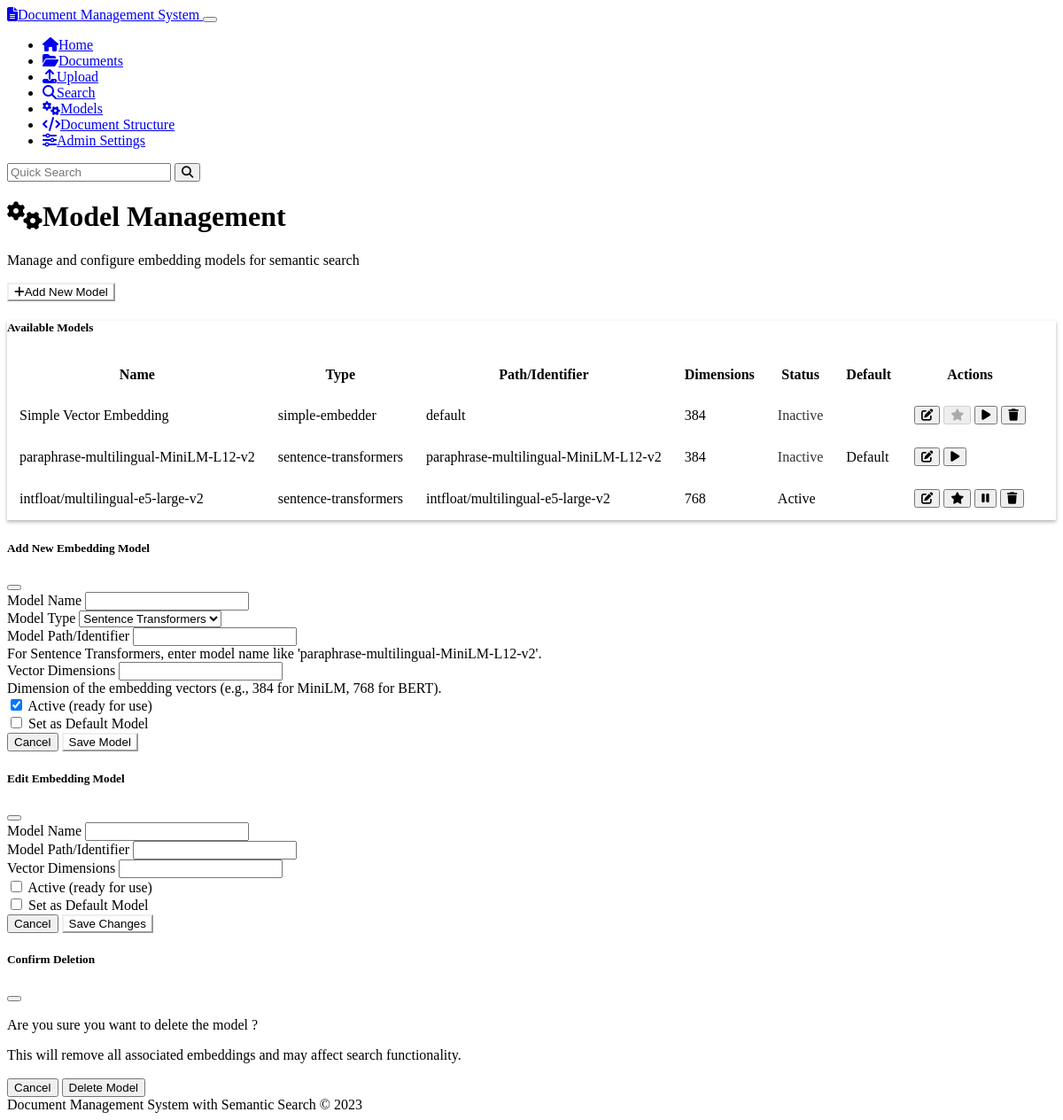
The page /models on the database as committed earlier.
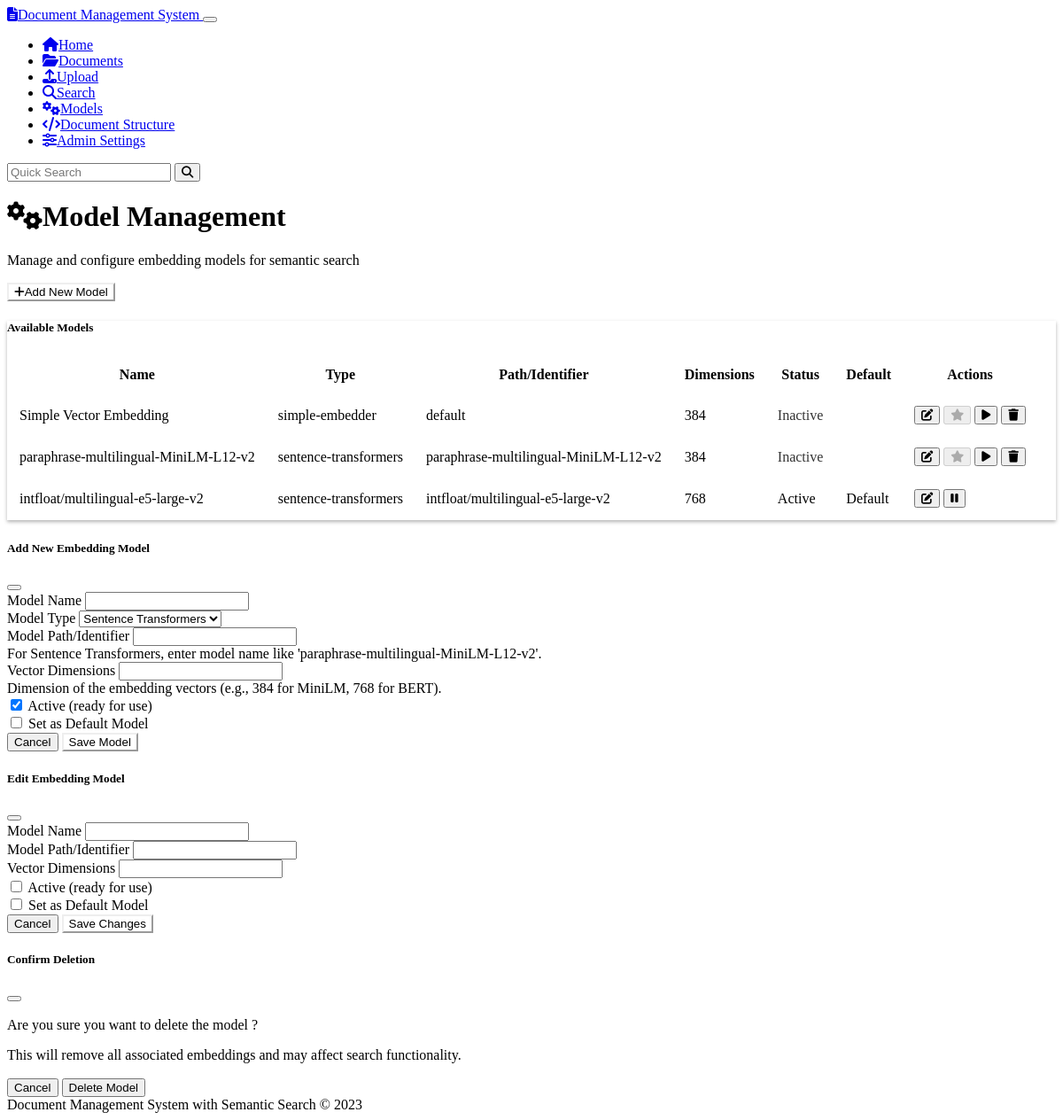
The same page on the database as committed later.
### models.py (models this page shows, shortened)
class EmbeddingModel(db.Model):
    id = db.Column(db.String(36), primary_key=True, default=lambda: str(uuid.uuid4()))
    name = db.Column(db.String(100), nullable=False, unique=True)
    model_type = db.Column(db.String(50), nullable=False)  # sentence-transformers, openai, etc.
    model_path = db.Column(db.String(255), nullable=False)  # Path or identifier for the model
    dimension = db.Column(db.Integer, nullable=False)
    is_active = db.Column(db.Boolean, default=True)
    is_default = db.Column(db.Boolean, default=False)
    config = db.Column(JSON, nullable=True)  # Additional configuration
    created_at = db.Column(db.DateTime, default=datetime.datetime.utcnow)
    embeddings = db.relationship('ChunkEmbedding', backref='model', cascade='all, delete-orphan')

### routes.py (the view)
@app.route('/models')
def model_management():
    models = EmbeddingModel.query.all()
    return render_template('model_management.html', models=models)

### templates/model_management.html (shortened to what the changed rows need)
{% extends 'base.html' %}
{% block content %}
<div class="row mb-4">
    <div class="col-md-6">
        <h1><i class="fas fa-cogs me-2"></i>Model Management</h1>
    </div>
</div>
<div class="row">
    <div class="col-12">
        <div class="card">
            <div class="table-responsive">
                <table class="table table-hover align-middle mb-0" id="models-table">
                    <thead>
                        <tr>
                            <th>Name</th>
                            <th>Type</th>
                            <th>Path/Identifier</th>
                            <th>Dimensions</th>
                            <th>Status</th>
                            <th>Default</th>
                            <th class="text-center">Actions</th>
                        </tr>
                    </thead>
                    <tbody>
                        {% for model in models %}
                            <tr data-model-id="{{ model.id }}">
                                <td>{{ model.name }}</td>
                                <td>{{ model.model_type }}</td>
                                <td>{{ model.model_path }}</td>
                                <td>{{ model.dimension }}</td>
                                <td>
                                    {% if model.is_active %}
                                        <span class="badge bg-success">Active</span>
                                    {% else %}
                                        <span class="badge bg-secondary">Inactive</span>
                                    {% endif %}
                                </td>
                                <td>
                                    {% if model.is_default %}
                                        <span class="badge bg-primary">Default</span>
                                    {% endif %}
                                </td>
                                <td>
                                    <div class="btn-group">
                                        <button type="button" class="btn btn-sm btn-outline-warning edit-model"
                                                data-model-id="{{ model.id }}" data-bs-toggle="modal" data-bs-target="#editModelModal">
                                            <i class="fas fa-edit"></i>
                                        </button>
                                        {% if not model.is_default %}
                                            <button type="button" class="btn btn-sm btn-outline-primary set-default-model"
                                                    data-model-id="{{ model.id }}" {% if not model.is_active %}disabled{% endif %}>
                                                <i class="fas fa-star"></i>
                                            </button>
                                        {% endif %}
                                        <button type="button" class="btn btn-sm btn-outline-{% if model.is_active %}secondary{% else %}success{% endif %} toggle-model-status"
                                                data-model-id="{{ model.id }}" data-current-status="{{ model.is_active|int }}">
                                            <i class="fas {% if model.is_active %}fa-pause{% else %}fa-play{% endif %}"></i>
                                        </button>
                                        {% if not model.is_default %}
                                            <button type="button" class="btn btn-sm btn-outline-danger delete-model"
                                                    data-model-id="{{ model.id }}" data-model-name="{{ model.name }}">
                                                <i class="fas fa-trash"></i>
                                            </button>
                                        {% endif %}
                                    </div>
                                </td>
                            </tr>
                        {% endfor %}
                    </tbody>
                </table>
            </div>
        </div>
    </div>
</div>
{% endblock %}

Rows that differ between the two databases and show on the page:
changed EmbeddingModel "paraphrase-multilingual-MiniLM-L12-v2": no longer shows "Default"
changed EmbeddingModel "intfloat/multilingual-e5-large-v2": now shows "Default"
